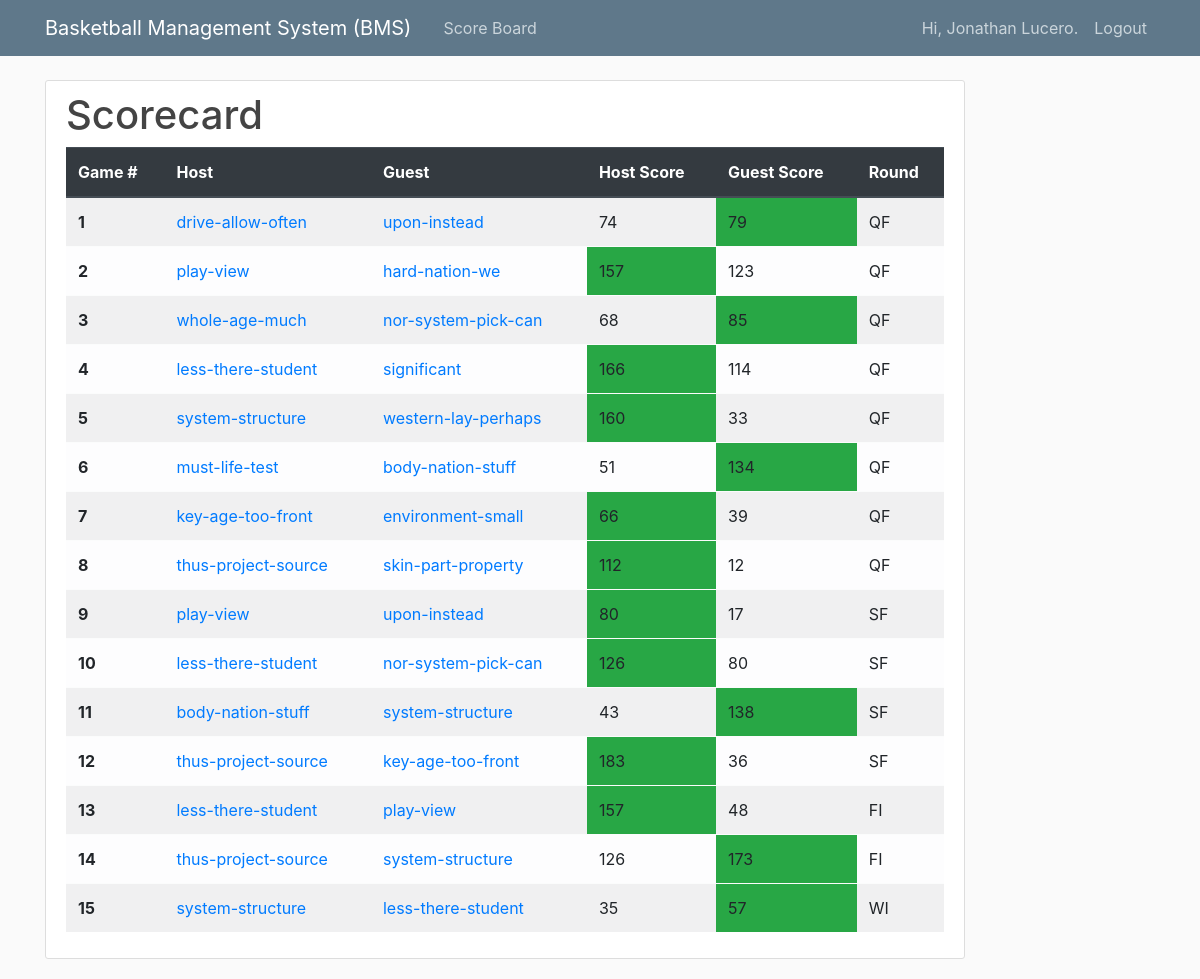
The page /nl_bms/ (signed in) on the database its author committed.
### nl_bms/models.py (models this page shows, shortened)
class Game(models.Model):
    QF = 'QF'
    SF = 'SF'
    FI = 'FI'
    WI = 'WI'
    ROUNDS = [
        (QF, 'Quarter Final'),
        (SF, 'Semi Final'),
        (FI, 'Final'),
        (WI, 'Winner')
    ]
    host = models.ForeignKey(Team, on_delete=models.CASCADE, related_name='host')
    guest = models.ForeignKey(Team, on_delete=models.CASCADE, related_name='guest')
    host_score = models.IntegerField()
    guest_score = models.IntegerField()
    winner = models.ForeignKey(Team, on_delete=models.CASCADE, related_name='winner')
    date = models.DateField(verbose_name='game date')
    round_number = models.CharField(
        max_length=2,
        choices=ROUNDS,
        default=QF,
        verbose_name='round type'
    )

class Team(models.Model):
    name = models.TextField(max_length=100)
    abbr = models.TextField(max_length=3)
    def __str__(self):
        return str(self.name)

### nl_bms/views.py (the view)
# urls.py: path('', views.scoreboard, name='index'),
@login_required()
def scoreboard(request, game_id=None):
    games = Game.objects.all()
    user_role = UserRole.objects.get(user_id=request.user.id)
    context = {
        'games': games,
        'user_role': user_role,
    }
    return render(request, 'nl_bms/home.html', context)

### nl_bms/templates/nl_bms/home.html (shortened to what this page needs)
{% extends 'nl_bms/base.html' %}
{% block content %}
    <div class="content-section">
        <h1>Scorecard</h1>
        <table class="table table-striped table-light">
          <thead class="thead-dark">
            <tr>
              <th scope="col">Game #</th>
              <th scope="col">Host</th>
              <th scope="col">Guest</th>
              <th scope="col">Host Score</th>
              <th scope="col">Guest Score</th>
              <th scope="col">Round</th>
            </tr>
          </thead>
          <tbody>
          {% for game in games %}
            <tr>
                <th scope="row">{{ game.id }}</th>
                {% if userRole.role.type != 'P' %}
                    <td><a href="{% url 'team' %}{{ game.host_id }}/">{{ game.host }}</a></td>
                    <td><a href="{% url 'team' %}{{ game.guest_id }}/">{{ game.guest }}</a></td>
                {% else %}
                    <td>{{ game.host }}</td>
                    <td>{{ game.guest }}</td>
                {% endif %}
                {% if game.host_score > game.guest_score %}
                    <td class="bg-success">
                {% else %}
                    <td>
                {% endif %}
                    {{ game.host_score }}
                </td>
                {% if game.host_score < game.guest_score %}
                    <td class="bg-success">
                {% else %}
                    <td>
                {% endif %}
                    {{ game.guest_score }}
                </td>
                <td>{{ game.round_number }}</td>
            </tr>
          {% endfor %}
          </tbody>
        </table>
    </div>
{% endblock content%}

### nl_bms/templates/nl_bms/base.html (shortened to what this page needs)
{% load static %}
<!DOCTYPE html>
<html lang="en" xmlns="http://www.w3.org/1999/html">
    <head>
        <link rel="stylesheet" href="https://stackpath.bootstrapcdn.com/bootstrap/4.3.1/css/bootstrap.min.css">
        <link rel="stylesheet" type="text/css" href="{% static 'nl_bms/main.css' %}">
    </head>
    <body>
        <header class="site-header">
          <nav class="navbar navbar-expand-md navbar-dark bg-steel fixed-top">
            <div class="container">
              <a class="navbar-brand mr-4" href="#">Basketball Management System (BMS)</a>
              <div class="collapse navbar-collapse" id="navbarToggle">
                <div class="navbar-nav mr-auto">
                    {% if user.is_authenticated %}
                      <a class="nav-item nav-link" href="{% url 'home' %}">Score Board </a>
                    {% endif %}
                </div>
                <div class="navbar-nav">
                  {% if user.is_authenticated %}
                    <a class="nav-item nav-link">Hi, {{ user.get_full_name }}.
                    </a>
                    <a class="nav-item nav-link" href="{% url 'logout' %}">
                          Logout</a>
                  {% else %}
                    <a class="nav-item nav-link" href="{% url 'login' %}">New User. Please Login</a>
                  {% endif %}
                </div>
              </div>
            </div>
          </nav>
        </header>
        <main role="main" class="container">
          <div class="row">
            <div class="col-md-10">
              {% block content %}{% endblock %}
            </div>
          </div>
        </main>
    </body>
</html>

### nl_bms/static/nl_bms/main.css (style rules this page uses)
body { background: #fafafa; color: #333333; margin-top: 5rem; }
h1, h2, h3, h4, h5, h6 { color: #444444; }
.bg-steel { background-color: #5f788a; }
.site-header .navbar-nav .nav-link { color: #cbd5db; }
.content-section { background: #ffffff; padding: 10px 20px; border: 1px solid #dddddd; border-radius: 3px; margin-bottom: 20px; }

### rows shown on the page
Game: id "1", host "drive-allow-often", guest "upon-instead", host_score "74", guest_score "79", round_number "QF"
Game: id "2", host "play-view", guest "hard-nation-we", host_score "157", guest_score "123", round_number "QF"
Game: id "3", host "whole-age-much", guest "nor-system-pick-can", host_score "68", guest_score "85", round_number "QF"
Game: id "4", host "less-there-student", guest "significant", host_score "166", guest_score "114", round_number "QF"
Game: id "5", host "system-structure", guest "western-lay-perhaps", host_score "160", guest_score "33", round_number "QF"
Game: id "6", host "must-life-test", guest "body-nation-stuff", host_score "51", guest_score "134", round_number "QF"
Game: id "7", host "key-age-too-front", guest "environment-small", host_score "66", guest_score "39", round_number "QF"
Game: id "8", host "thus-project-source", guest "skin-part-property", host_score "112", guest_score "12", round_number "QF"
Game: id "9", host "play-view", guest "upon-instead", host_score "80", guest_score "17", round_number "SF"
Game: id "10", host "less-there-student", guest "nor-system-pick-can", host_score "126", guest_score "80", round_number "SF"
Game: id "11", host "body-nation-stuff", guest "system-structure", host_score "43", guest_score "138", round_number "SF"
Game: id "12", host "thus-project-source", guest "key-age-too-front", host_score "183", guest_score "36", round_number "SF"
Game: id "13", host "less-there-student", guest "play-view", host_score "157", guest_score "48", round_number "FI"
Game: id "14", host "thus-project-source", guest "system-structure", host_score "126", guest_score "173", round_number "FI"
Game: id "15", host "system-structure", guest "less-there-student", host_score "35", guest_score "57", round_number "WI"

### other values the page prints
{{ user.get_full_name }} "Jonathan Lucero"
